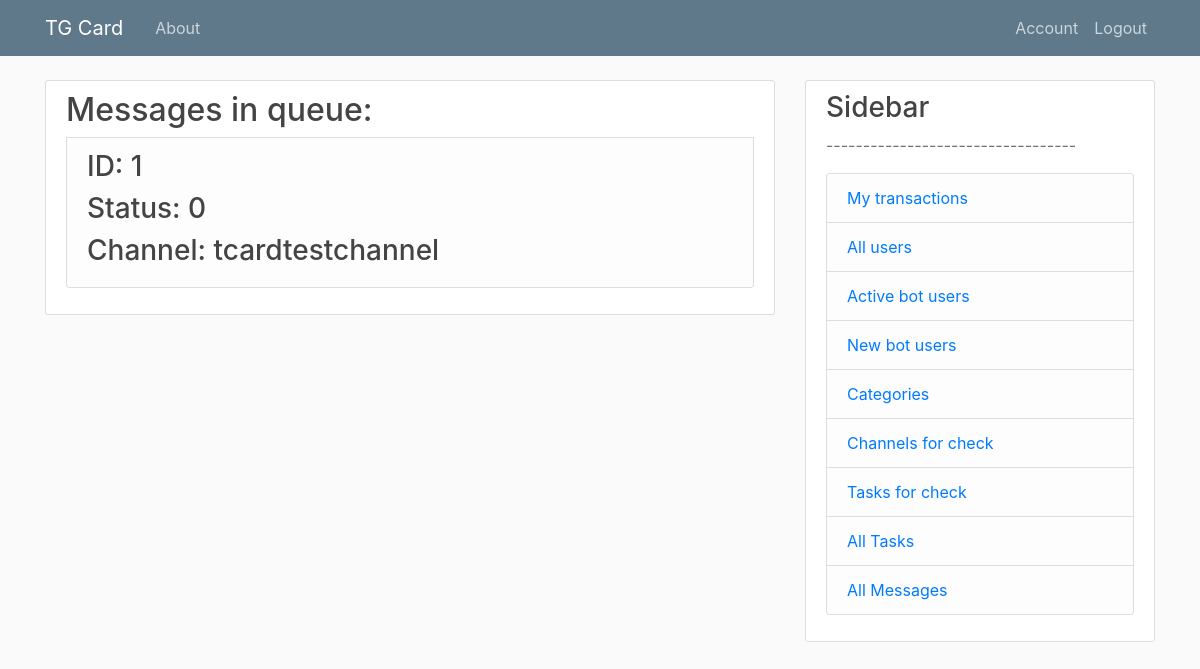
/messages (signed in), run on an earlier commit of the app's database.
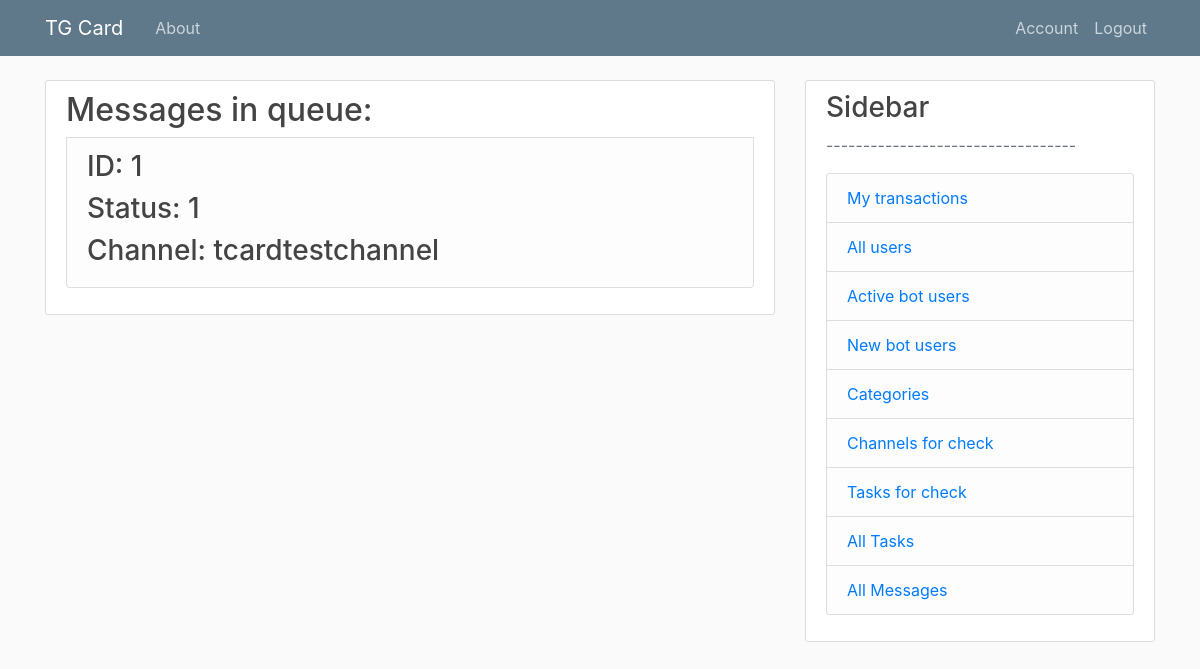
And on a later commit of the database.
### models.py (models this page shows, shortened)
class MessageQueue(db.Model):
    id = db.Column(db.Integer, primary_key=True)
    taskId = db.Column(db.Integer, db.ForeignKey('task.id'), nullable=False)
    message_text = db.Column(db.String, nullable=False)
    tgUrl = db.Column(db.String, index=True, nullable=False) # affiliate channel
    status = db.Column(db.Integer) # new / published / deactivated
    posting_time = db.Column(db.DateTime())

### routes.py (the view)
@app.route("/messages", methods=['GET', 'POST'])
@login_required
@moderator_access_level()
def messages():
    messages = MessageQueue.query.all()
    return render_template('messages.html', title='Messages', messages=messages)

### models.py (called while the page is built)
@login_manager.user_loader
def load_user(user_id):
    return User.query.get(int(user_id))

### routes.py (called while the page is built)
def moderator_access_level():
    def decorator(f):
        @wraps(f)
        def decorated_function(*args, **kwargs):
            if current_user.role != 'MODERATOR':
                return redirect(url_for('access_error_page'))
            return f(*args, **kwargs)
        return decorated_function
    return decorator

### templates/messages.html
{% extends "layout.html" %}
{% block content %}
    <div class="content-section">
    <form method="POST" action="{{ url_for('taskCheck') }}">
    <fieldset class="form-group">
    <h2>Messages in queue: </h2>
    {% for msg in messages %}
    <li class="list-group-item list-group-item-light">
                <ul class="list-group">
                    <h3>ID: {{msg.id}}</h3>
                    <h3>Status: {{msg.status}}</h3>
                    <h3>Channel: {{msg.tgUrl}}</h3>
                </ul>
    </li>
    {% endfor %}
            </fieldset>
        </form>
    </div>
{% endblock content %}

### templates/layout.html (shortened to what this page needs)
<!DOCTYPE html>
<html>
<head>
    <link rel="stylesheet" href="https://maxcdn.bootstrapcdn.com/bootstrap/4.0.0/css/bootstrap.min.css">
    <link rel="stylesheet" type="text/css" href="{{ url_for('static', filename='main.css') }}">
</head>
<body>
    <header class="site-header">
      <nav class="navbar navbar-expand-md navbar-dark bg-steel fixed-top">
        <div class="container">
          <a class="navbar-brand mr-4" href="/">TG Card</a>
          <div class="collapse navbar-collapse" id="navbarToggle">
            <div class="navbar-nav mr-auto">
              <a class="nav-item nav-link" href="{{ url_for('about') }}">About</a>
            </div>
            <div class="navbar-nav">
              {% if current_user.is_authenticated %}
                <a class="nav-item nav-link" href="{{ url_for('account') }}">Account</a>
                <a class="nav-item nav-link" href="{{ url_for('logout') }}">Logout</a>
              {% else %}
                <a class="nav-item nav-link" href="{{ url_for('login') }}">Login</a>
                <a class="nav-item nav-link" href="{{ url_for('register') }}">Register</a>
              {% endif %}
            </div>
          </div>
        </div>
      </nav>
    </header>
    <main role="main" class="container">
      <div class="row">
        <div class="col-md-8">
          {% block content %}{% endblock %}
        </div>
        {% if current_user.is_authenticated %}
        <div class="col-md-4">
          <div class="content-section">
            <h3>Sidebar</h3>
            <p class='text-muted'>----------------------------------
              <ul class="list-group">
                <li class="list-group-item list-group-item-light"><a href="/transactions">My transactions</a></li>
                {% if current_user.role == 'MODERATOR' %}
                <li class="list-group-item list-group-item-light">
                    <a href="/users_list">All users</a>
                </li>
                <li class="list-group-item list-group-item-light">
                    <a href="/active/bot_users_list">Active bot users</a>
                </li>
                <li class="list-group-item list-group-item-light">
                    <a href="/new/bot_users_list">New bot users</a>
                </li>
                <li class="list-group-item list-group-item-light">
                    <a href="/category">Categories</a>
                </li>
                <li class="list-group-item list-group-item-light">
                    <a href="/channel/check">Channels for check</a>
                </li>
                <li class="list-group-item list-group-item-light">
                    <a href="/taskCheck">Tasks for check</a>
                </li>
                <li class="list-group-item list-group-item-light">
                    <a href="/allTasks">All Tasks</a>
                </li>
                <li class="list-group-item list-group-item-light">
                    <a href="/messages">All Messages</a>
                </li>
                {% endif %}
              </ul>
            </p>
          </div>
        </div>
        {% endif %}
      </div>
    </main>
</body>
</html>

### static/main.css (style rules this page uses)
body { background: #fafafa; color: #333333; margin-top: 5rem; }
h1, h2, h3, h4, h5, h6 { color: #444444; }
.bg-steel { background-color: #5f788a; }
.site-header .navbar-nav .nav-link { color: #cbd5db; }
.content-section { background: #ffffff; padding: 10px 20px; border: 1px solid #dddddd; border-radius: 3px; margin-bottom: 20px; }

What changed in the data, as far as the page shows it:
changed MessageQueue "tcardtestchannel": status "0" → "1"
